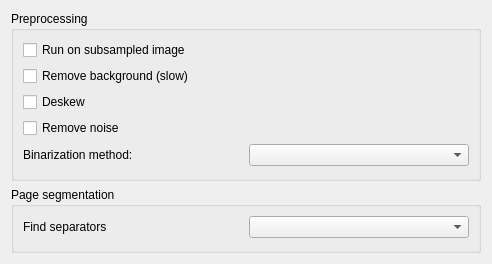
<?xml version="1.0" encoding="UTF-8"?>
<ui version="4.0">
 <class>ToolchainOptions</class>
 <widget class="QWidget" name="ToolchainOptions">
  <property name="geometry">
   <rect>
    <x>0</x>
    <y>0</y>
    <width>492</width>
    <height>264</height>
   </rect>
  </property>
  <property name="windowTitle">
   <string>Configure toolchain</string>
  </property>
  <layout class="QVBoxLayout" name="verticalLayout_3">
   <item>
    <widget class="QGroupBox" name="groupBox">
     <property name="title">
      <string>Preprocessing</string>
     </property>
     <layout class="QVBoxLayout" name="verticalLayout">
      <item>
       <widget class="QCheckBox" name="subsampleCb">
        <property name="text">
         <string>Run on subsampled image</string>
        </property>
       </widget>
      </item>
      <item>
       <widget class="QCheckBox" name="remove_bgCb">
        <property name="text">
         <string>Remove background (slow)</string>
        </property>
       </widget>
      </item>
      <item>
       <widget class="QCheckBox" name="deskewCb">
        <property name="text">
         <string>Deskew</string>
        </property>
       </widget>
      </item>
      <item>
       <widget class="QCheckBox" name="remove_noiseCb">
        <property name="text">
         <string>Remove noise</string>
        </property>
       </widget>
      </item>
      <item>
       <layout class="QHBoxLayout" name="horizontalLayout_3">
        <item>
         <widget class="QLabel" name="label_3">
          <property name="text">
           <string>Binarization method:</string>
          </property>
         </widget>
        </item>
        <item>
         <widget class="QComboBox" name="bin_algoCbox"/>
        </item>
       </layout>
      </item>
      <item>
       <spacer name="verticalSpacer">
        <property name="orientation">
         <enum>Qt::Vertical</enum>
        </property>
        <property name="sizeHint" stdset="0">
         <size>
          <width>20</width>
          <height>40</height>
         </size>
        </property>
       </spacer>
      </item>
     </layout>
    </widget>
   </item>
   <item>
    <widget class="QGroupBox" name="groupBox_2">
     <property name="title">
      <string>Page segmentation</string>
     </property>
     <layout class="QVBoxLayout" name="verticalLayout_2">
      <item>
       <layout class="QHBoxLayout" name="horizontalLayout">
        <item>
         <widget class="QLabel" name="label">
          <property name="text">
           <string>Find separators</string>
          </property>
         </widget>
        </item>
        <item>
         <widget class="QComboBox" name="find_sepsCbox"/>
        </item>
       </layout>
      </item>
      <item>
       <spacer name="verticalSpacer_2">
        <property name="orientation">
         <enum>Qt::Vertical</enum>
        </property>
        <property name="sizeHint" stdset="0">
         <size>
          <width>20</width>
          <height>40</height>
         </size>
        </property>
       </spacer>
      </item>
     </layout>
    </widget>
   </item>
  </layout>
 </widget>
 <resources/>
 <connections/>
</ui>
